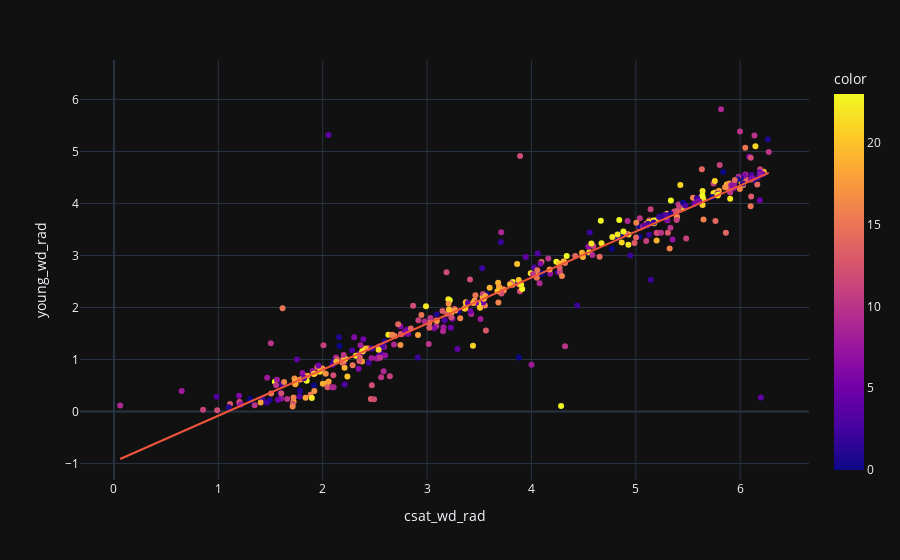

Here is the notebook cell this chart was saved with:
### Code cell
df_wd.loc[(df_wd['young_wd_rad']>3.2) & (df_wd['csat_wd_rad']<2),'csat_wd_rad'] = df_wd.loc[(df_wd['young_wd_rad']<3.2) & (df_wd['csat_wd_rad']>2),'csat_wd_rad'] + 6.25

fig = px.scatter(df_wd, x='csat_wd_rad', y='young_wd_rad', trendline="ols",color=df_wd.index.hour)
fig.show()

### Figure 1 — Plotly figure (JSON) as saved in the notebook; plotly's stock layout.template omitted (floating-point values rounded to 4 significant figures; data arrays with more than 128 entries replaced by an {"elided": "..."} marker saying what was removed)
{"data": [{"hovertemplate": "csat_wd_rad=%{x}<br>young_wd_rad=%{y}<br>color=%{marker.color}<extra></extra>", "legendgroup": "", "marker": {"color": {"elided": "601 int values"}, "coloraxis": "coloraxis", "symbol": "circle"}, "mode": "markers", "name": "", "orientation": "v", "showlegend": false, "type": "scatter", "x": {"elided": "601 float values"}, "xaxis": "x", "y": {"elided": "601 float values"}, "yaxis": "y"}, {"hovertemplate": "<b>OLS trendline</b><br>young_wd_rad = 0.884944 * csat_wd_rad + -0.965436<br>R<sup>2</sup>=0.890945<br><br>csat_wd_rad=%{x}<br>young_wd_rad=%{y} <b>(trend)</b><extra></extra>", "legendgroup": "", "marker": {"symbol": "circle"}, "mode": "lines", "name": "", "showlegend": false, "type": "scatter", "x": {"elided": "414 float values"}, "xaxis": "x", "y": {"elided": "414 float values"}, "yaxis": "y"}], "layout": {"autosize": true, "coloraxis": {"colorbar": {"title": {"text": "color"}}, "colorscale": [[0, "#0d0887"], [0.1111, "#46039f"], [0.2222, "#7201a8"], [0.3333, "#9c179e"], [0.4444, "#bd3786"], [0.5556, "#d8576b"], [0.6667, "#ed7953"], [0.7778, "#fb9f3a"], [0.8889, "#fdca26"], [1, "#f0f921"]]}, "legend": {"tracegroupgap": 0}, "margin": {"t": 60}, "xaxis": {"anchor": "y", "autorange": true, "domain": [0, 1], "range": [-0.3198, 6.654], "title": {"text": "csat_wd_rad"}, "type": "linear"}, "yaxis": {"anchor": "x", "autorange": true, "domain": [0, 1], "range": [-1.32, 6.829], "title": {"text": "young_wd_rad"}, "type": "linear"}}}
